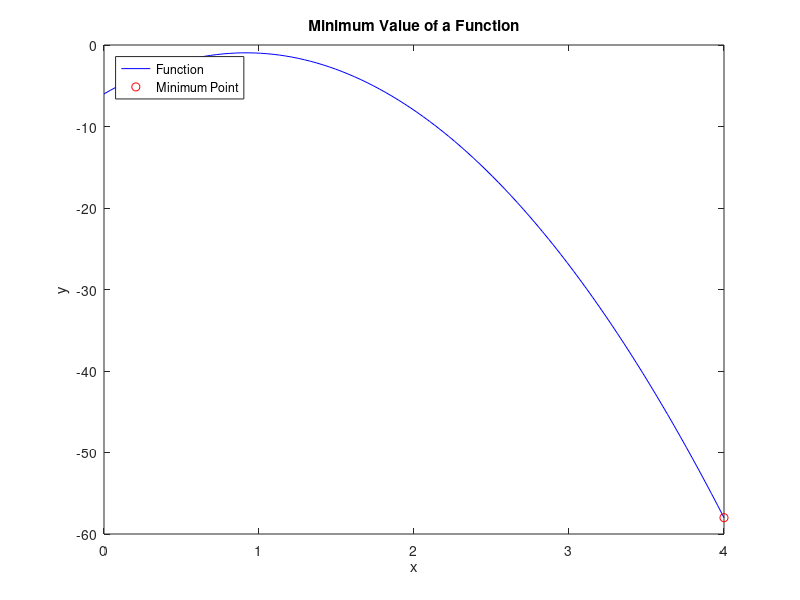

Source code (MATLAB):
% Define the function to be minimized
f = @(x)- 6*x.^2 + 11*x - 6;

% Find the minimum value and corresponding x value in the interval [0, 4]
[x, fval, exitflag, output] = fminbnd(f, 0, 4);

% Display the results
fprintf('Minimum value of the function: %f\n', fval);
fprintf('Value of x at the minimum: %f\n', x);

% Plot the function and the minimum point
t = linspace(0, 4, 100);
plot(t, f(t), 'b', x, f(x), 'ro');
xlabel('x');
ylabel('y');
title('Minimum Value of a Function');
legend('Function', 'Minimum Point', 'Location', 'NorthWest');
